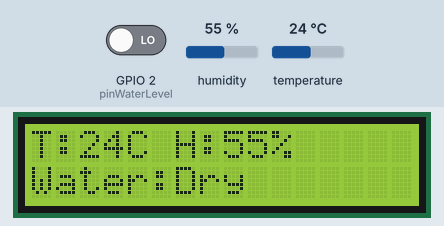
This sketch was run on a simulated ESP32. Parts: 16×2 character LCD. The inputs (shaded band) are chosen by the test bench; at power-on: GPIO 2 (pinWaterLevel) LOW, humidity 55 %, temperature 24 °C. WiFi joins after 1.5 s; servers stay silent unless stated; uploads are accepted with an empty reply; what the sketch prints to the serial monitor is not drawn.

Above: at 4.8 s.
4.9 s: GPIO 2 (pinWaterLevel) driven HIGH
At 10.1 s:
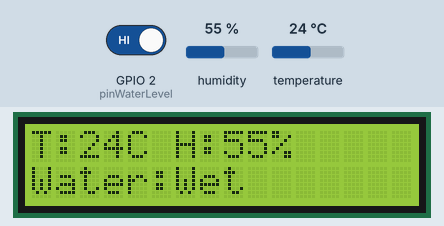
10.8 s: humidity set to 22 %
At 14.9 s:
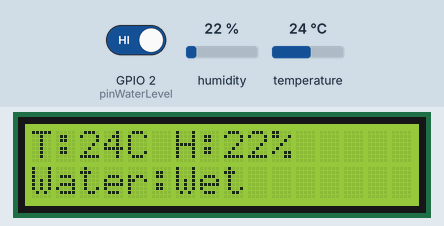
16.7 s: temperature set to 12 °C
At 19.8 s:
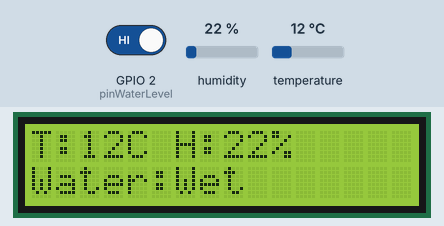
22.6 s: GPIO 2 (pinWaterLevel) driven LOW
At 25.8 s:
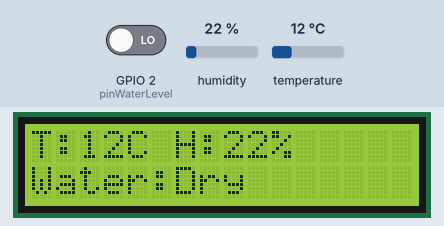
28.5 s: humidity set to 40 %
At 30.7 s:
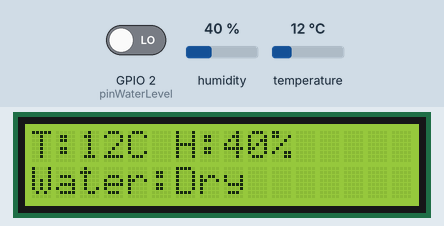
34.4 s: temperature set to 19 °C
At 35.6 s:
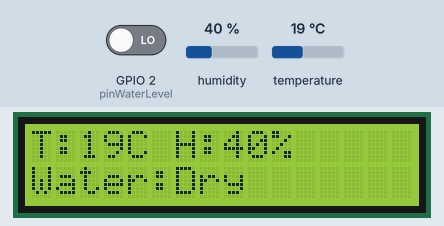
Timing chart, 0 to 37.4 s (numbered marks = the images above; inputs shaded):
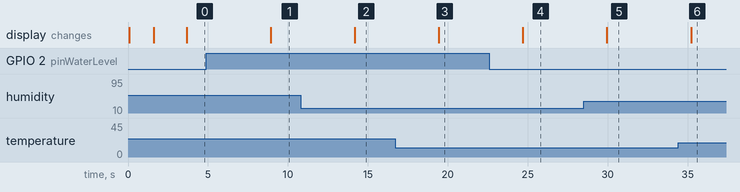

Measured:
- after the input at 4.9 s, the display: changes after 4.0 s (image 1)
- after the input at 10.8 s, the display: changes after 3.4 s (image 2)
- after the input at 16.7 s, the display: changes after 2.7 s (image 3)
- after the input at 22.6 s, the display: changes after 2.1 s (image 4)
- after the input at 28.5 s, the display: changes after 1.5 s (image 5)
- after the input at 34.4 s, the display: changes after 0.81 s (image 6)

The sketch:

DHT11_water_lcd_Wifi.ino
```cpp
#include <Wire.h>
#include <LiquidCrystal_I2C.h>
#include <SimpleDHT.h>
#include <WiFi.h>
#include <HTTPClient.h>
#include <ArduinoJson.h>

// ====== 感測器設定 ======
int pinDHT11 = 4;
SimpleDHT11 dht11;

int pinWaterLevel = 2; // 水位感測器

// ====== WiFi 與伺服器設定 ======
const char ssid[] = "JohnnyDo_iPhone";
const char password[] = "07300519";
const char* serverUrl = "http://172.20.10.14:5000/esp/post_data";

// ====== LCD 設定 ======
LiquidCrystal_I2C lcd(0x3F, 16, 2); // LCD 地址可能為 0x3F，視模組而定

void setup() {
  Serial.begin(115200);
  delay(10);

  // LCD 初始化
  lcd.init();
  lcd.backlight();
  lcd.setCursor(0, 0);
  lcd.print("Connecting WiFi");

  // 設定腳位
  pinMode(pinWaterLevel, INPUT_PULLDOWN);
  pinMode(pinDHT11, INPUT_PULLUP);

  // 連線 WiFi
  WiFi.begin(ssid, password);
  while (WiFi.status() != WL_CONNECTED) {
    delay(500);
    Serial.print(".");
  }
  Serial.println("\nWiFi connected!");
  Serial.print("ESP32 IP address: ");
  Serial.println(WiFi.localIP());

  lcd.clear();
  lcd.setCursor(0, 0);
  lcd.print("WiFi OK");
  lcd.setCursor(0, 1);
  lcd.print(WiFi.localIP());
  delay(2000);
}

void loop() {
  byte temperature = 0;
  byte humidity = 0;
  int err = SimpleDHTErrSuccess;

  // 讀取 DHT11
  if ((err = dht11.read(pinDHT11, &temperature, &humidity, NULL)) != SimpleDHTErrSuccess) {
    Serial.print("Read DHT11 failed, err=");
    Serial.println(err);
    lcd.clear();
    lcd.setCursor(0, 0);
    lcd.print("DHT11 Error:");
    lcd.setCursor(0, 1);
    lcd.print("Err ");
    lcd.print(err);
    delay(2000);
    //return;
  }

  // 讀取水位
  int waterState = digitalRead(pinWaterLevel);

  // 顯示到 LCD
  lcd.clear();
  lcd.setCursor(0, 0);
  lcd.print("T:");
  lcd.print((int)temperature);
  lcd.print("C H:");
  lcd.print((int)humidity);
  lcd.print("%");

  lcd.setCursor(0, 1);
  lcd.print("Water:");
  lcd.print(waterState == 1 ? "Wet" : "Dry");

  // 顯示到序列埠
  Serial.println("=================================");
  Serial.print("Temp: ");
  Serial.print(temperature);
  Serial.print(" C, Humidity: ");
  Serial.print(humidity);
  Serial.print(" %, Water: ");
  Serial.println(waterState == 1 ? "WET" : "DRY");

  // 傳送資料到 Flask
  sendData(temperature, humidity, waterState);

  delay(5000);
}

void sendData(float temperature, float humidity, int waterLevel) {
  DynamicJsonDocument jsonDoc(256);
  jsonDoc["temperature"] = temperature;
  jsonDoc["humidity"] = humidity;
  jsonDoc["water_level"] = waterLevel;

  String payload;
  serializeJson(jsonDoc, payload);

  HTTPClient http;
  Serial.println("Sending to Server: " + String(serverUrl));
  Serial.println("Payload: " + payload);

  http.begin(serverUrl);
  http.addHeader("Content-Type", "application/json");

  int httpResponseCode = http.POST(payload);
  if (httpResponseCode > 0) {
    Serial.printf("HTTP Response code: %d\n", httpResponseCode);
    String response = http.getString();
    Serial.println(response);
  } else {
    Serial.printf("HTTP Request failed: %s\n",
                  http.errorToString(httpResponseCode).c_str());
  }
  http.end();
  Serial.println();
}
```
